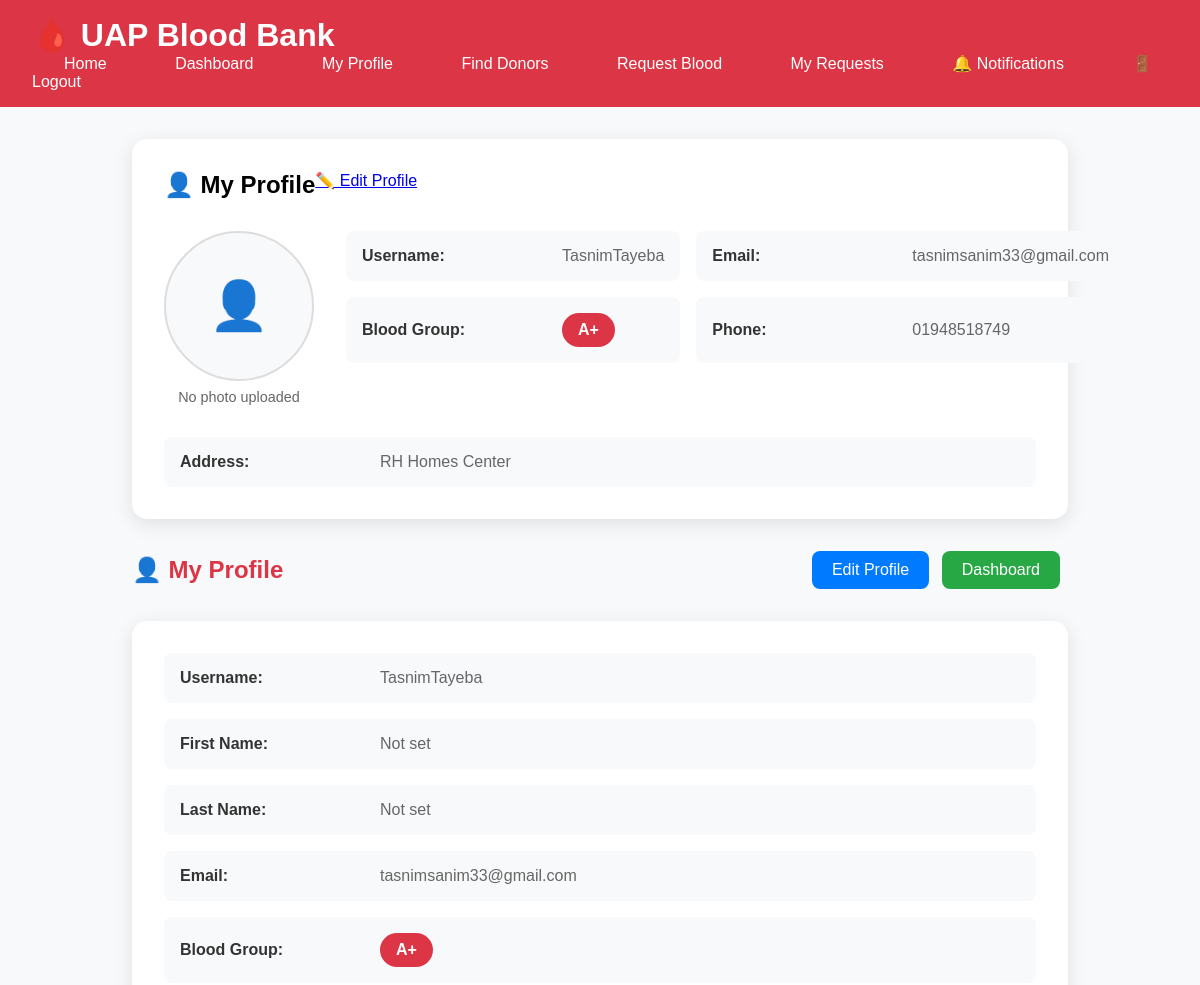
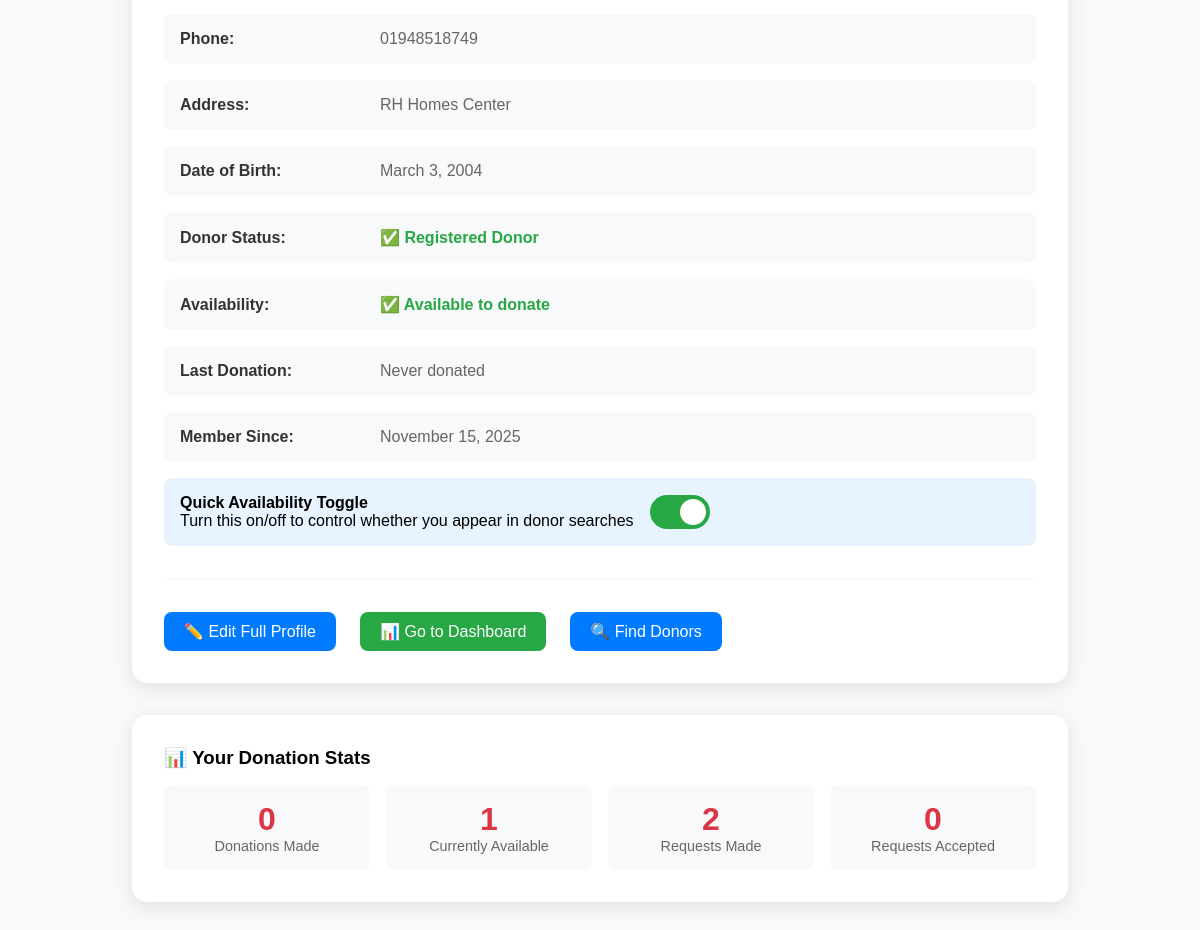
Screenshot of /profile/ (signed in) with the database file from the repository (2 pictures, top to bottom).
### UAP_Student_Blood_Information_System/bloodbank/models.py (models this page shows, shortened)
class UserProfile(models.Model):
    profile_picture = models.ImageField(
        upload_to='profile_pics/',
        null=True,
        blank=True,
        help_text='Upload your profile picture (JPG, PNG, JPEG)',
        validators=[FileExtensionValidator(allowed_extensions=['jpg', 'jpeg', 'png'])]
    )

### UAP_Student_Blood_Information_System/bloodbank/views.py (the view)
# urls.py: path('profile/', views.profile, name='profile'),
@login_required
def profile(request):
    try:
        profile_obj = UserProfile.objects.get(user=request.user)
    except UserProfile.DoesNotExist:
        profile_obj = UserProfile.objects.create(user=request.user)
    unread_count = get_unread_notification_count(request.user)
    return render(request, 'profile.html', {
        'user': request.user,
        'profile': profile_obj,
        'unread_count': unread_count,
    })

### UAP_Student_Blood_Information_System/bloodbank/context_processors.py (called while the page is built)
def notification_count(request):
    if request.user.is_authenticated:
        unread_count = Notification.objects.filter(user=request.user, is_read=False).count()
        return {'unread_count': unread_count}
    return {'unread_count': 0}

### UAP_Student_Blood_Information_System/bloodbank/views.py (called while the page is built, shortened)
def get_unread_notification_count(user):
    return Notification.objects.filter(user=user, is_read=False).count()

### UAP_Student_Blood_Information_System/templates/profile.html (shortened to what this page needs)
<!DOCTYPE html>
<html lang="en">
<head>
</head>
<body>
<div class="navbar">
    <h1>🩸 UAP Blood Bank</h1>
    <nav>
        <a href="{% url 'home' %}">Home</a>
        <a href="{% url 'dashboard' %}">Dashboard</a>
        <a href="{% url 'profile' %}">My Profile</a>
        <a href="{% url 'donor_list' %}">Find Donors</a>
        <a href="{% url 'request_blood' %}">Request Blood</a>
        <a href="{% url 'request_history' %}">My Requests</a>
        <a href="{% url 'notifications' %}">
            🔔 Notifications
        </a>
        <a href="{% url 'logout' %}">🚪 Logout</a>
    </nav>
</div>
<div class="container">
    <div class="profile-card">
        <div style="display: flex; justify-content: between; align-items: flex-start; margin-bottom: 2rem;">
            <div>
                <h2>👤 My Profile</h2>
            </div>
            <a href="{% url 'edit_profile' %}" class="edit-btn">✏️ Edit Profile</a>
        </div>
        <div style="display: flex; gap: 2rem; margin-bottom: 2rem; align-items: flex-start;">
    <div style="text-align: center;">
        {% if profile.profile_picture %}
        <img src="{{ profile.profile_picture.url }}"
             alt="Profile Picture"
             style="width: 150px; height: 150px; border-radius: 50%; object-fit: cover; border: 3px solid #dc3545;">
        {% else %}
        <div style="width: 150px; height: 150px; border-radius: 50%; background: #f8f9fa; display: flex; align-items: center; justify-content: center; border: 2px solid #ddd;">
            <span style="color: #666; font-size: 3rem;">👤</span>
        </div>
        {% endif %}
        <p style="margin-top: 0.5rem; color: #666; font-size: 0.9rem;">
            {% if profile.profile_picture %}
            Profile Picture
            {% else %}
            No photo uploaded
            {% endif %}
        </p>
    </div>
            <div style="flex: 1;">
                <div style="display: grid; grid-template-columns: 1fr 1fr; gap: 1rem; margin-bottom: 1rem;">
                    <div class="info-item">
                        <span class="info-label">Username:</span>
                        <span class="info-value">{{ user.username }}</span>
                    </div>
                    <div class="info-item">
                        <span class="info-label">Email:</span>
                        <span class="info-value">{{ user.email|default:"Not set" }}</span>
                    </div>
                    <div class="info-item">
                        <span class="info-label">Blood Group:</span>
                        <span class="info-value">
                            {% if profile and profile.blood_group %}
                                <span class="blood-group">{{ profile.blood_group }}</span>
                            {% else %}
                                Not set
                            {% endif %}
                        </span>
                    </div>
                    <div class="info-item">
                        <span class="info-label">Phone:</span>
                        <span class="info-value">
                            {% if profile and profile.phone %}
                                {{ profile.phone }}
                            {% else %}
                                Not set
                            {% endif %}
                        </span>
                    </div>
                </div>
            </div>
        </div>
        <div class="profile-info">
            <div class="info-item">
                <span class="info-label">Address:</span>
                <span class="info-value">
                    {% if profile and profile.address %}
                        {{ profile.address|linebreaks }}
                    {% else %}
                        Not set
                    {% endif %}
                </span>
            </div>
        </div>
    </div>
</div>
<div class="container">
    <div class="profile-header">
        <h2>👤 My Profile</h2>
        <div>
            <a href="{% url 'edit_profile' %}" class="btn">Edit Profile</a>
            <a href="{% url 'dashboard' %}" class="btn btn-success">Dashboard</a>
        </div>
    </div>
    <div class="profile-card">
        <div class="profile-info">
            <div class="info-item">
                <span class="info-label">Username:</span>
                <span class="info-value">{{ user.username }}</span>
            </div>
            <div class="info-item">
                <span class="info-label">First Name:</span>
                <span class="info-value">{{ user.first_name|default:"Not set" }}</span>
            </div>
            <div class="info-item">
                <span class="info-label">Last Name:</span>
                <span class="info-value">{{ user.last_name|default:"Not set" }}</span>
            </div>
            <div class="info-item">
                <span class="info-label">Email:</span>
                <span class="info-value">{{ user.email|default:"Not set" }}</span>
            </div>
            <div class="info-item">
                <span class="info-label">Blood Group:</span>
                <span class="info-value">
                    {% if profile.blood_group %}
                    <span class="blood-group">{{ profile.blood_group }}</span>
                    {% else %}
                    Not set
                    {% endif %}
                </span>
            </div>
            <div class="info-item">
                <span class="info-label">Phone:</span>
                <span class="info-value">
                    {% if profile.phone %}
                    {{ profile.phone }}
                    {% else %}
                    Not set
                    {% endif %}
                </span>
            </div>
            <div class="info-item">
                <span class="info-label">Address:</span>
                <span class="info-value">
                    {% if profile.address %}
                    {{ profile.address|linebreaks }}
                    {% else %}
                    Not set
                    {% endif %}
                </span>
            </div>
            <div class="info-item">
                <span class="info-label">Date of Birth:</span>
                <span class="info-value">
                    {% if profile.date_of_birth %}
                    {{ profile.date_of_birth }}
                    {% else %}
                    Not set
                    {% endif %}
                </span>
            </div>
            <div class="info-item">
                <span class="info-label">Donor Status:</span>
                <span class="info-value">
                    {% if profile.is_donor %}
                    <span class="status-available">✅ Registered Donor</span>
                    {% else %}
                    <span class="status-not-available">❌ Not a donor</span>
                    {% endif %}
                </span>
            </div>
            <div class="info-item">
                <span class="info-label">Availability:</span>
                <span class="info-value">
                    {% if profile.is_available %}
                    <span class="status-available">✅ Available to donate</span>
                    {% else %}
                    <span class="status-not-available">❌ Currently unavailable</span>
                    {% endif %}
                </span>
            </div>
            <div class="info-item">
                <span class="info-label">Last Donation:</span>
                <span class="info-value">
                    {% if profile.last_donation_date %}
                    {{ profile.last_donation_date }}
                    {% else %}
                    Never donated
                    {% endif %}
                </span>
            </div>
            <div class="info-item">
                <span class="info-label">Member Since:</span>
                <span class="info-value">
                    {% if profile.created_at %}
                    {{ profile.created_at|date:"F j, Y" }}
                    {% else %}
                    Recently joined
                    {% endif %}
                </span>
            </div>
        </div>
        <div class="availability-toggle">
            <div>
                <h4>Quick Availability Toggle</h4>
                <p>Turn this on/off to control whether you appear in donor searches</p>
            </div>
            <form method="post" action="{% url 'toggle_availability' %}" style="display: inline;">
                <label class="toggle-switch">
                    <span class="slider"></span>
                </label>
            </form>
        </div>
        <div class="action-buttons">
            <a href="{% url 'edit_profile' %}" class="btn">✏️ Edit Full Profile</a>
            <a href="{% url 'dashboard' %}" class="btn btn-success">📊 Go to Dashboard</a>
            <a href="{% url 'donor_list' %}" class="btn">🔍 Find Donors</a>
        </div>
    </div>
    <div class="stats-card">
        <h3>📊 Your Donation Stats</h3>
        <div class="stats-grid">
            <div class="stat-item">
                <div class="stat-number">
                    {% if profile.last_donation_date %}1{% else %}0{% endif %}
                </div>
                <div class="stat-label">Donations Made</div>
            </div>
            <div class="stat-item">
                <div class="stat-number">
                    {% if profile.is_available %}1{% else %}0{% endif %}
                </div>
                <div class="stat-label">Currently Available</div>
            </div>
            <div class="stat-item">
                <div class="stat-number">
                    {{ user.blood_requests.count }}
                </div>
                <div class="stat-label">Requests Made</div>
            </div>
            <div class="stat-item">
                <div class="stat-number">
                    {{ user.accepted_requests.count }}
                </div>
                <div class="stat-label">Requests Accepted</div>
            </div>
        </div>
    </div>
</div>
</body>
</html>

### UAP_Student_Blood_Information_System/templates/profile.html (style rules this page uses)
* { margin: 0; padding: 0; box-sizing: border-box; }
body { font-family: Arial, sans-serif; background: #f8f9fa; }
.navbar { background: #dc3545; color: white; padding: 1rem 2rem; }
.navbar h1 { display: inline-block; margin-right: 2rem; }
.navbar a { color: white; text-decoration: none; margin: 0 1rem; padding: 0.5rem 1rem; border-radius: 5px; }
.container { max-width: 1000px; margin: 2rem auto; padding: 0 2rem; }
.profile-header { display: flex; justify-content: space-between; align-items: center; margin-bottom: 2rem; }
.profile-header h2 { color: #dc3545; }
.btn { background: #007bff; color: white; padding: 10px 20px; border: none; border-radius: 8px; cursor: pointer; text-decoration: none; display: inline-block; margin-right: 0.5rem; }
.btn-success { background: #28a745; }
.profile-card { background: white; padding: 2rem; border-radius: 15px; box-shadow: 0 5px 20px rgba(0,0,0,0.1); margin-bottom: 2rem; }
.profile-info { display: grid; gap: 1rem; }
.info-item { padding: 1rem; background: #f8f9fa; border-radius: 8px; display: grid; grid-template-columns: 200px 1fr; align-items: center; }
.info-label { font-weight: bold; color: #333; }
.info-value { color: #666; }
.blood-group { background: #dc3545; color: white; padding: 0.5rem 1rem; border-radius: 20px; display: inline-block; font-weight: bold; }
.status-available { color: #28a745; font-weight: bold; }
.availability-toggle { display: flex; align-items: center; gap: 1rem; padding: 1rem; background: #e7f3ff; border-radius: 8px; margin-top: 1rem; }
.toggle-switch { position: relative; display: inline-block; width: 60px; height: 34px; }
.slider { position: absolute; cursor: pointer; top: 0; left: 0; right: 0; bottom: 0; background-color: #ccc; transition: .4s; border-radius: 34px; }
.slider:before { position: absolute; content: ""; height: 26px; width: 26px; left: 4px; bottom: 4px; background-color: white; transition: .4s; border-radius: 50%; }
input:checked + .slider { background-color: #28a745; }
input:checked + .slider:before { transform: translateX(26px); }
.action-buttons { display: flex; gap: 1rem; margin-top: 2rem; padding-top: 2rem; border-top: 2px solid #f8f9fa; }
.stats-card { background: white; padding: 2rem; border-radius: 15px; box-shadow: 0 5px 20px rgba(0,0,0,0.1); }
.stats-grid { display: grid; grid-template-columns: repeat(auto-fit, minmax(200px, 1fr)); gap: 1rem; margin-top: 1rem; }
.stat-item { text-align: center; padding: 1rem; background: #f8f9fa; border-radius: 8px; }
.stat-number { font-size: 2rem; font-weight: bold; color: #dc3545; }
.stat-label { color: #666; font-size: 0.9rem; }

### rows the page displays
UserProfile: blood_group "A+", phone "01948518749", address "RH Homes Center", date_of_birth "March 3, 2004", created_at "November 15, 2025"

### other values shown
{{ user.username }} "TasnimTayeba"
{{ user.email|default:"Not set" }} "tasnimsanim33@gmail.com"
{{ user.first_name|default:"Not set" }} "Not set"
{{ user.last_name|default:"Not set" }} "Not set"
{{ user.blood_requests.count }} "2"
{{ user.accepted_requests.count }} "0"
